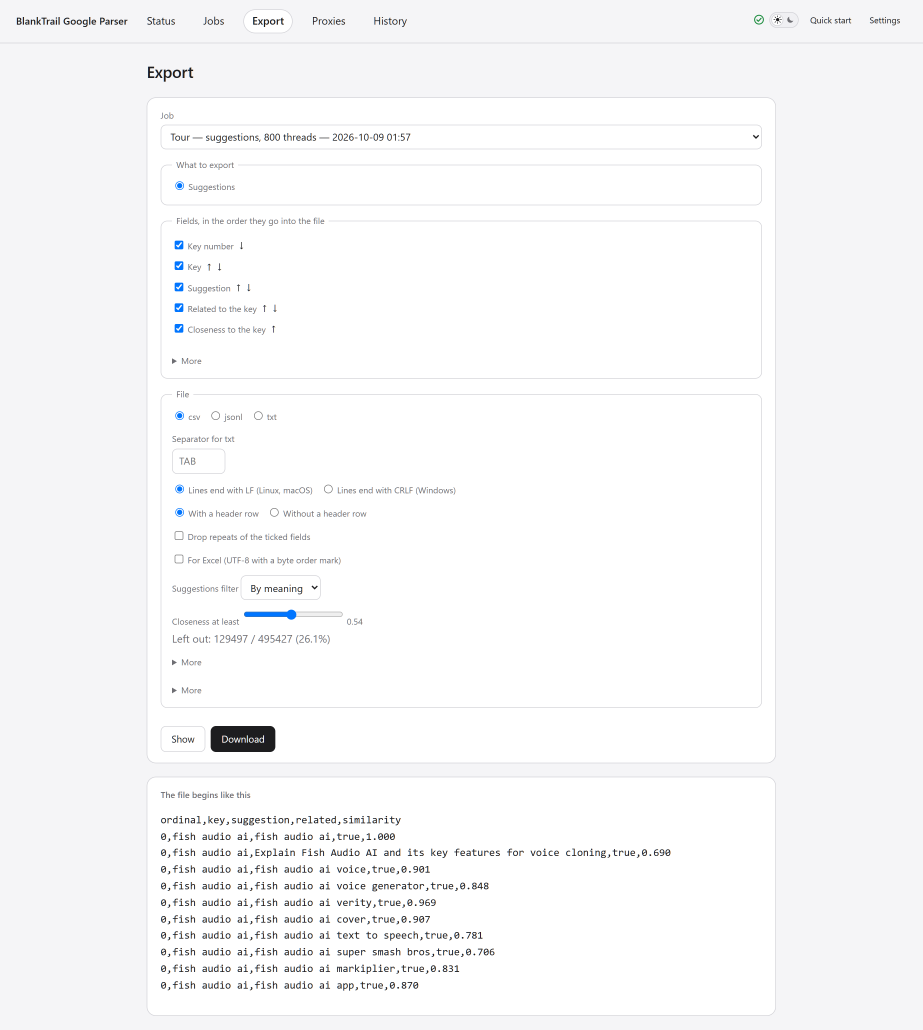
#> input picture assets/screenshots/export-en.png, 2768 x 3090 px, given in place of status-ru.png, which was not available (shown at 1/3 size)
$ python build_readme_gifs.py
#> lines starting #> are read from the running program, lines starting #| are printed output that depends on the picture; pictures that were not available may be replaced by others from this repository, and a replacement may not be noted
#!/usr/bin/env python3
"""Build bilingual README GIF tours from the committed interface screenshots.

Run: python docs/media/build_readme_gifs.py [--language ru|en] [--tour ...]
Requires Pillow. These are annotated screenshot tours, not live recordings.
Only scaling and viewport scrolling are applied to the screenshot pixels.
"""

import argparse
from functools import lru_cache
import math
import os
from pathlib import Path

from PIL import Image, ImageDraw, ImageFont


ROOT = Path(__file__).resolve().parents[2]
SOURCE = ROOT / "assets" / "screenshots"
OUTPUT = ROOT / "docs" / "img"
WIDTH, HEIGHT = 1200, 850
VIEW = (24, 144, 1176, 792)
BG, INK, PURPLE = "#F3F0FA", "#241A38", "#8B2CF5"
TOURS = {
    "overview": {
        "ru": (
            "ЗАДАНИЕ В РАБОТЕ",
            [
                ("status", "Весь прогон — на одном экране",
                 "Прогресс, скорость, ошибки и очередь заданий.", "Состояние"),
                ("job", "От статистики сессий до результатов",
                 "Прокрутка: пул, проверки Google, параметры и собранные строки.", "Задание"),
            ],
        ),
        "en": (
            "A JOB IN PROGRESS",
            [
                ("status", "See the whole run at a glance",
                 "Progress, speed, errors and the job queue.", "Status"),
                ("job", "From session statistics to results",
                 "Scroll through the pool, Google challenges, settings and captured rows.", "Job"),
            ],
        ),
    },
    "jobs": {
        "ru": (
            "СОЗДАНИЕ ЗАДАНИЯ",
            [
                ("new-job", "Выберите, что и как собирать",
                 "Тип задания, поля, глубина, профиль, потоки и исходные фразы.", "Параметры"),
                ("new-job-format", "Разверните фразы с помощью макросов",
                 "Несколько форматов запроса, буквенные и числовые подстановки.", "Макросы"),
                ("new-job-suggest", "Соберите поисковые подсказки",
                 "Отдельный режим: язык, Multiword и лимит запросов на ключ.", "Подсказки"),
            ],
        ),
        "en": (
            "CREATE A JOB",
            [
                ("new-job", "Choose what to collect and how",
                 "Job type, fields, depth, profile, threads and seed keywords.", "Settings"),
                ("new-job-format", "Expand keywords with macros",
                 "Multiple query formats, alphabet substitutions and number ranges.", "Macros"),
                ("new-job-suggest", "Collect search suggestions",
                 "A dedicated mode: language, Multiword and requests per keyword.", "Suggestions"),
            ],
        ),
    },
    "proxies": {
        "ru": (
            "ПРОФИЛИ ПРОКСИ И VPN",
            [
                ("proxies", "Разделите наборы выходов по профилям",
                 "Профиль выбирается в задании; основной используется по умолчанию.", "Профили"),
                ("proxies-gateways", "Выберите VPN-шлюзы из BlankTrail",
                 "Настройки пула, подписки, отдельные конфигурации и отклик шлюзов.", "VPN"),
            ],
        ),
        "en": (
            "PROXY AND VPN PROFILES",
            [
                ("proxies", "Keep exit pools in separate profiles",
                 "Choose a profile per job, or use the default profile.", "Profiles"),
                ("proxies-gateways", "Select BlankTrail VPN gateways",
                 "Pool settings, subscriptions, individual configurations and latency.", "VPN"),
            ],
        ),
    },
}


@lru_cache(maxsize=None)
def font(size, bold=False):
    names = ["segoeuib.ttf", "DejaVuSans-Bold.ttf"] if bold else ["segoeui.ttf", "DejaVuSans.ttf"]
    roots = [Path(os.environ.get("WINDIR", "C:/Windows")) / "Fonts",
             Path("/usr/share/fonts/truetype/dejavu")]
    for folder in roots:
        for name in names:
            path = folder / name
            if path.is_file():
                return ImageFont.truetype(str(path), size)
    raise RuntimeError("Segoe UI or DejaVu Sans with Cyrillic support is required")


def draw_fitted(draw, xy, text, size, fill, bold=False, max_width=WIDTH - 64):
    """Preserve captions in both languages without clipping at the right edge."""
    face = font(size, bold)
    while draw.textlength(text, font=face) > max_width and size > 14:
        size -= 1
        face = font(size, bold)
    if draw.textlength(text, font=face) > max_width:
        raise ValueError(f"Caption does not fit: {text}")
    draw.text(xy, text, font=face, fill=fill)


def shell(eyebrow, steps, current, language):
    canvas = Image.new("RGB", (WIDTH, HEIGHT), BG)
    draw = ImageDraw.Draw(canvas)
    draw.rectangle((0, 0, WIDTH, 128), fill=INK)
    draw.rectangle((0, 0, 7, 128), fill=PURPLE)
    draw.text((32, 15), "BlankTrail / Google Parser", font=font(17, True), fill="#DCC2FF")
    label = font(14, True)
    draw.text((WIDTH - 32 - draw.textlength(eyebrow, font=label), 18),
              eyebrow, font=label, fill="#DCC2FF")
    draw_fitted(draw, (32, 48), steps[current][1], 30, "white", True)
    draw_fitted(draw, (33, 94), steps[current][2], 18, "#E5DAF4")
    draw.rectangle((VIEW[0] - 1, VIEW[1] - 1, VIEW[2], VIEW[3]), fill="#DFD5EA")

    width = 760 / len(steps)
    for i, step in enumerate(steps):
        x = round(32 + i * width)
        draw.rounded_rectangle((x, 812, x + 22, 834), radius=11,
                               fill=PURPLE if i == current else "#DFD5EA")
        draw.text((x + 7, 813), str(i + 1), font=font(12, True),
                  fill="white" if i == current else "#6F647D")
        draw.text((x + 31, 812), step[3], font=font(15, i == current),
                  fill=INK if i == current else "#6F647D")
    note = "Обзор снимков интерфейса" if language == "ru" else "Interface screenshot tour"
    face = font(13)
    draw.text((WIDTH - 32 - draw.textlength(note, font=face), 814),
              note, font=face, fill="#6F647D")
    return canvas


def build(tour, language):
#> called with tour = 'overview', language = 'ru'
    eyebrow, steps = TOURS[tour][language]
    scenes = []
    for i, (source, _, _, _) in enumerate(steps):
        with Image.open(SOURCE / f"{source}-{language}.png") as original:
#> original is the input picture: PIL image 2768x3090 RGB; mean R, G, B 247.9, 248, 249
            shot = original.convert("RGB")
        width = VIEW[2] - VIEW[0]
        shot = shot.resize((width, round(shot.height * width / shot.width)), Image.Resampling.LANCZOS)
        scenes.append((shell(eyebrow, steps, i, language), shot))
#> in shell, `canvas = Image.new("RGB", (WIDTH, HEIGHT), BG)`:
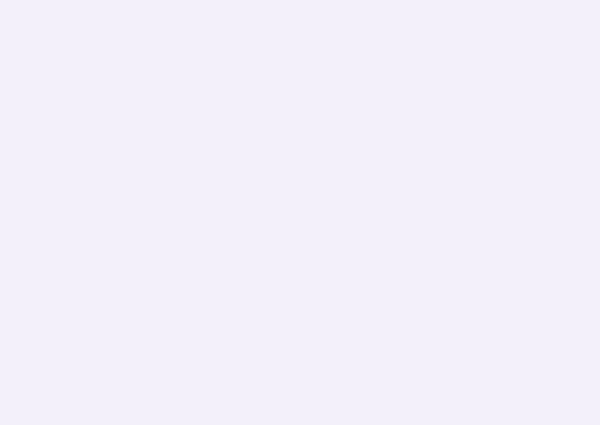
#> canvas: PIL image 1200x850 RGB (shown at 1/2 size); mean R, G, B 243, 240, 250

    # One palette for the whole tour avoids frame-to-frame colour flicker.
    swatches = Image.new("RGB", (600, 400 * len(scenes)), BG)
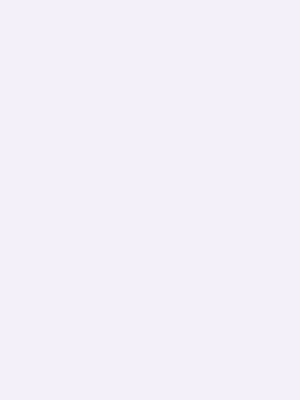
#> swatches: PIL image 600x800 RGB (shown at 1/2 size); mean R, G, B 243, 240, 250
    for i, (base, shot) in enumerate(scenes):
        swatches.paste(base.resize((600, 170)), (0, 400 * i))
        swatches.paste(shot.resize((600, 230)), (0, 400 * i + 170))
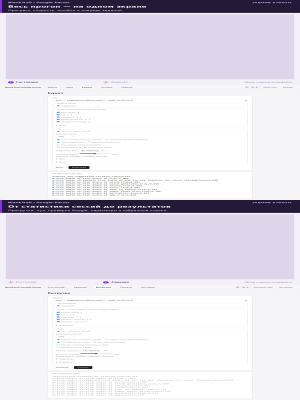
#> swatches: PIL image 600x800 RGB (shown at 1/2 size); mean R, G, B 226.9, 223, 232.6
    palette = swatches.quantize(colors=256, method=Image.Quantize.MEDIANCUT)
    frames, durations = [], []
    viewport_height = VIEW[3] - VIEW[1]
    for base, shot in scenes:
        travel = max(0, shot.height - viewport_height)
        # Small overflows fit as a whole; tall forms keep their readable width.
        if 0 < travel < 140:
            shot.thumbnail((VIEW[2] - VIEW[0], viewport_height), Image.Resampling.LANCZOS)
            travel = 0
        count = max(25, math.ceil(travel / 24)) if travel else 1
        for index in range(count):
            t = index / (count - 1) if count > 1 else 0
            eased = t * t * (3 - 2 * t)
            offset = round(travel * eased)
            frame = base.copy()
            view = Image.new("RGB", (VIEW[2] - VIEW[0], viewport_height), "#F4F4F6")
            visible = shot.crop((0, offset, shot.width, min(shot.height, offset + viewport_height)))
            view.paste(visible, ((view.width - visible.width) // 2,
                                 (view.height - visible.height) // 2 if not travel else 0))
            frame.paste(view, (VIEW[0], VIEW[1]))
            draw = ImageDraw.Draw(frame)
            draw.rectangle((0, 124, WIDTH, 127), fill="#4D365F")
            draw.rectangle((0, 124, round(WIDTH * t), 127), fill="#B875FF")
            frames.append(frame.quantize(palette=palette, dither=Image.Dither.NONE))
            durations.append(5000 if count == 1 else 1800 if index in (0, count - 1) else 160)
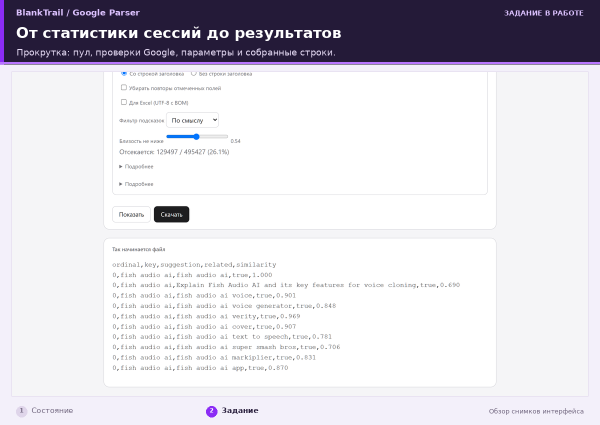
#> frame: PIL image 1200x850 RGB (shown at 1/2 size); mean R, G, B 217.8, 215.6, 222.7
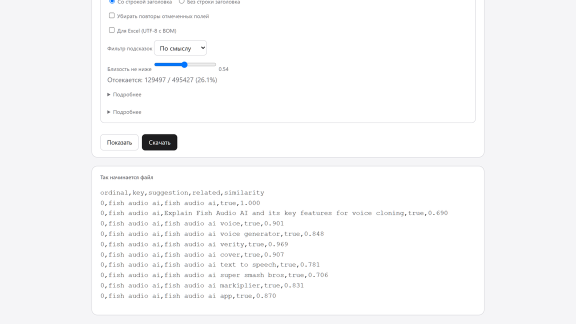
#> view: PIL image 1152x648 RGB (shown at 1/2 size); mean R, G, B 248.1, 248.2, 249.1
    OUTPUT.mkdir(parents=True, exist_ok=True)
    target = OUTPUT / f"google-parser-{tour}-{language}.gif"
    frames[0].save(target, save_all=True, append_images=frames[1:], duration=durations,
                   loop=0, optimize=True, disposal=1,
                   comment=b"Annotated screenshot tour, not a live recording. Source: assets/screenshots/")
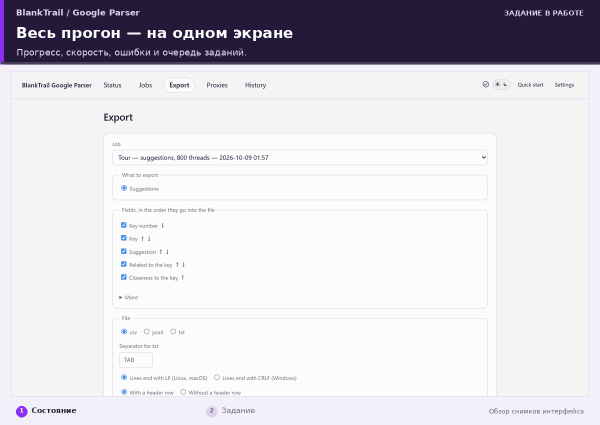
#> saved as google-parser-overview-ru.gif: PIL image 1200x850 P (shown at 1/2 size); mean R, G, B 215.7, 213.7, 220.2
    print(f"{target.name}: {len(frames)} frames, {sum(durations)/1000:.1f}s, "
#> (the run stopped early here; a loop or call above may not have finished)
